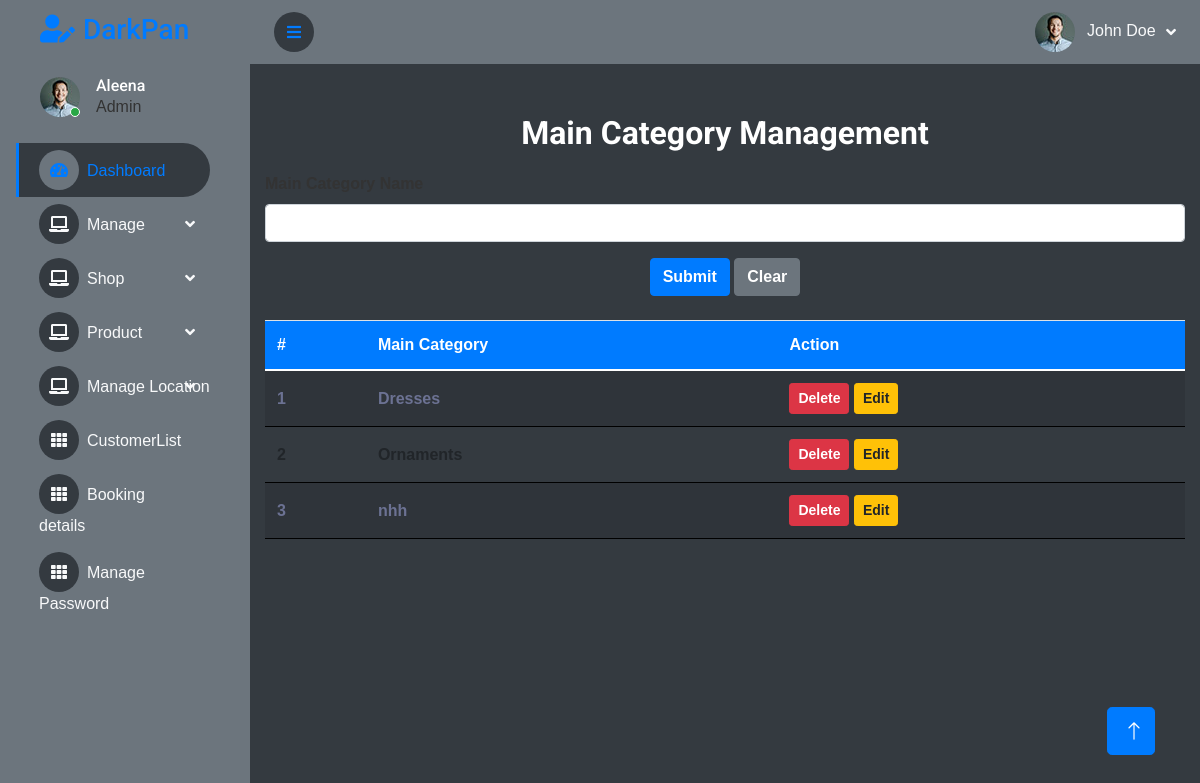
Screenshot of /Project/Admin/MainCategory.php with the database file from the repository.
### tables this page shows
CREATE TABLE `tbl_maincategory` (
  `mcategory_id` int(11) NOT NULL,
  `mcategory_name` varchar(30) NOT NULL
);

### Project/Admin/MainCategory.php (the view, shortened to what this page needs)
<?php
include("../Assets/Connection/connection.php");
include("Head.php");
		?>
         <?php
  $mcname='';
?>
<!DOCTYPE html PUBLIC "-//W3C//DTD XHTML 1.0 Transitional//EN" "http://www.w3.org/TR/xhtml1/DTD/xhtml1-transitional.dtd">
<html xmlns="http://www.w3.org/1999/xhtml">
<head>
<link href="https://stackpath.bootstrapcdn.com/bootstrap/4.5.2/css/bootstrap.min.css" rel="stylesheet">
</head>
<body>
<div class="container">
    <h2 class="form-title">Main Category Management</h2>
    <form id="form1" name="form1" method="post" action="">
        <div class="form-group">
            <label for="txt_name">Main Category Name</label>
            <input required type="text" class="form-control" name="txt_name" id="txt_name" value="<?php echo htmlspecialchars($mcname); ?>"/>
        </div>
        <div class="form-group text-center">
            <input type="submit" class="btn btn-primary" name="btn_submit" id="btn_submit" value="Submit" />
            <input type="reset" class="btn btn-secondary" name="btn_clear" id="btn_clear" value="Clear" />
        </div>
    </form>
    <table class="table table-striped mt-4">
        <thead>
            <tr>
                <th>#</th>
                <th>Main Category</th>
                <th>Action</th>
            </tr>
        </thead>
        <tbody>
            <?php
            $i = 0;
            $selQry = "SELECT * FROM tbl_maincategory";
            $result = $con->query($selQry);
            while ($row = $result->fetch_assoc()) {
                $i++;
            ?>
            <tr>
                <td><?php echo $i; ?></td>
                <td><?php echo htmlspecialchars($row["mcategory_name"]); ?></td>
                <td>
                    <a href="MainCategory.php?mcid=<?php echo $row["mcategory_id"]; ?>" class="btn btn-danger btn-sm">Delete</a>
                    <a href="MainCategory.php?eid=<?php echo $row["mcategory_id"]; ?>" class="btn btn-warning btn-sm">Edit</a>
                </td>
            </tr>
            <?php
            }
            ?>
        </tbody>
    </table>
</div>
</body>
</html>
<?php
            include("Foot.php");
?>

### Project/Assets/Templates/Admin/css/style.css (style rules this page uses)
:root { --primary: #EB1616; --secondary: #191C24; --light: #6C7293; --dark: #000000; }
.btn { transition: .5s; }

### Project/Admin/MainCategory.php (style rules this page uses)
body { background-color: #f8f9fa; font-family: Arial, sans-serif; color: #333; }
.container { margin-top: 50px; }
.form-title { margin-bottom: 20px; text-align: center; font-weight: bold; }
label { font-weight: bold; }
.form-control { font-weight: bold; }
.table th, .table td { font-weight: bold; vertical-align: middle; }
.table th { background-color: #007bff; color: white; }
.btn { font-weight: bold; }

### rows the page displays
tbl_maincategory: mcategory_name "Dresses"
tbl_maincategory: mcategory_name "Ornaments"
tbl_maincategory: mcategory_name "nhh"
